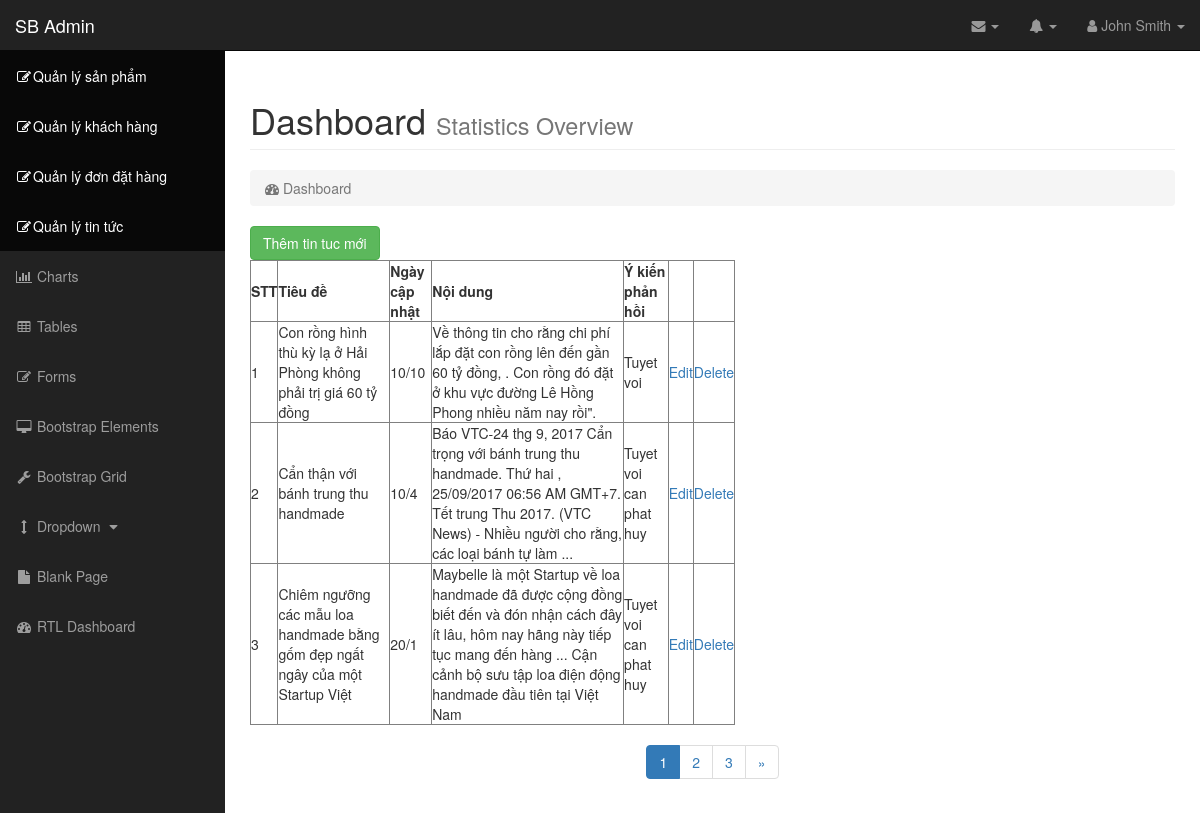
The page /index.php/quanlytintuc on the database its author committed.
### tables this page shows
CREATE TABLE IF NOT EXISTS `tintuc` (
  `MTT` int(100) NOT NULL,
  `tieu_de` varchar(100) NOT NULL,
  `ngay_cap_nhat` varchar(150) NOT NULL,
  `nd_cap_nhat` varchar(10000) NOT NULL,
  `noi_dung` mediumtext NOT NULL,
  `noi_dung1` mediumtext,
  `noi_dung_2` varchar(10000) NOT NULL,
  `noi_dung_3` mediumtext NOT NULL,
  `noi_dung_4` mediumtext NOT NULL,
  `y_kien_phan_hoi` varchar(50) NOT NULL,
  `hinh_minh_hoa` varchar(50) NOT NULL,
  `hinh_1` varchar(250) NOT NULL,
  `hinh_2` varchar(100) NOT NULL,
  PRIMARY KEY (`MTT`)
);

### application/libraries/template.php (called while the page is built, shortened)
<?php
class Template {
	private $CI;
	var $template_data = array();
	public function __construct()
	{
		$this->CI =& get_instance();
	}
	function set($content_area, $value)	{
		$this->template_data[$content_area] = $value;
	}
	function load($template = '', $name ='', $view = '' , $view_data = array(), $return = FALSE){
		$this->set($name , $this->CI->load->view($view, $view_data, TRUE));
		$this->CI->load->view('layouts/'.$template, $this->template_data);
	}
}

### index.php (called while the page is built, shortened)
<?php
require_once BASEPATH.'core/CodeIgniter.php';

### application/models/tintucModel.php (called while the page is built, shortened)
<?php
class tintucModel extends CI_Model
{
	var $tablename = "tintuc";
	public function getAllTT($limit=0,$start=0)
	{
		if($limit>0)
			$this->db->limit($limit, $start);
		$query = $this->db->get($this->tablename);
		return $query->result();
	}
}

### application/views/tintuc/tintuc_view.php (the view)
<a href="<?=site_url('tintuc/add')?>" class="btn btn-success">Thêm tin tuc mới</a>
<div class="table-responsive">
  <table width="485" height="91" border="1">
    <tr>
        <th scope="col">STT</th>
        <th scope="col">Tiêu đề</th>
        <th scope="col">Ngày cập nhật</th>
        <th scope="col">Nội dung</th>
        <th scope="col">Ý kiến phản hồi</th>
        <th scope="col">&nbsp;</th>
        <th scope="col">&nbsp;</th>
    </tr>
    <?php $i=1;?>
        <?php  foreach($bang_tt as $tt){?>
      <tr>
        <td><?= $i++?></td>
                <td><?=$tt->tieu_de; ?></td>
                <td><?=$tt->ngay_cap_nhat; ?></td>
                <td><?=$tt->nd_cap_nhat;?></td>
                <td><?=$tt->y_kien_phan_hoi; ?></td>
                <td><a href="<?= site_url('tintuc/edit/'.$tt->MTT)?>">Edit</a></td>
                <td><a href="<?= site_url('tintuc/delete/'.$tt->MTT)?>" onclick=" return confirm('Bạn có chắc chắn muốn xoá tin tức  này không ?')">Delete</a></td>
      </tr>
       <?php } ?>
  </table>
</div>
<?= $phantrang ;?>

### assets/css/sb-admin.css (style rules this page uses)
body { margin-top: 100px; background-color: #222; }
@media (min-width:768px) { body { margin-top: 50px; } }

### rows shown on the page
tintuc: tieu_de "Con rồng hình thù kỳ lạ ở Hải Phòng không phải trị giá 60 tỷ đồng", ngay_cap_nhat "10/10", nd_cap_nhat "Về thông tin cho rằng chi phí lắp đặt con rồng lên đến gần 60 tỷ đồng, . Con rồng đó đặt ở khu vực đường Lê Hồng Phong nhiều năm nay rồi\".", y_kien_phan_hoi "Tuyet voi"
tintuc: tieu_de "Cẩn thận với bánh trung thu handmade", ngay_cap_nhat "10/4", nd_cap_nhat "Báo VTC-24 thg 9, 2017 Cẩn trọng với bánh trung thu handmade. Thứ hai , 25/09/2017 06:56 AM GMT+7. Tết trung Thu 2017. (VTC News) - Nhiều người cho rằng, các loại bánh tự làm ...", y_kien_phan_hoi "Tuyet voi can phat huy"
tintuc: tieu_de "Chiêm ngưỡng các mẫu loa handmade bằng gốm đẹp ngất ngây của một Startup Việt", ngay_cap_nhat "20/1", nd_cap_nhat "Maybelle là một Startup về loa handmade đã được cộng đồng biết đến và đón nhận cách đây ít lâu, hôm nay hãng này tiếp tục mang đến hàng ... Cận cảnh bộ sưu tập loa điện động handmade đầu tiên tại Việt Nam", y_kien_phan_hoi "Tuyet voi can phat huy"

### other values the page prints
$phantrang "1 2 3 »"
